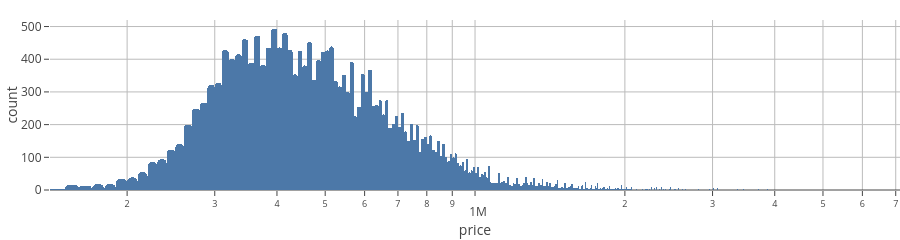

Notebook source saved alongside this figure:
### Code cell
px.histogram(kc, x='price', height=200, log_x=True
).update_traces(
    xbins_size=10**4,
    marker_cornerradius=10
)

### Figure 1 — Plotly figure (JSON) as saved in the notebook; plotly's stock layout.template omitted (floating-point values rounded to 4 significant figures; data arrays with more than 128 entries replaced by an {"elided": "..."} marker saying what was removed)
{"data": [{"bingroup": "x", "hovertemplate": "price=%{x}<br>count=%{y}<extra></extra>", "legendgroup": "", "marker": {"color": "#4C78A8", "cornerradius": 10, "pattern": {"shape": ""}}, "name": "", "orientation": "v", "showlegend": false, "type": "histogram", "x": {"elided": "21613 float values"}, "xaxis": "x", "xbins": {"size": 10000}, "yaxis": "y"}], "layout": {"barmode": "relative", "height": 200, "legend": {"tracegroupgap": 0}, "xaxis": {"anchor": "y", "domain": [0, 1], "title": {"text": "price"}, "type": "log"}, "yaxis": {"anchor": "x", "domain": [0, 1], "title": {"text": "count"}}}}
